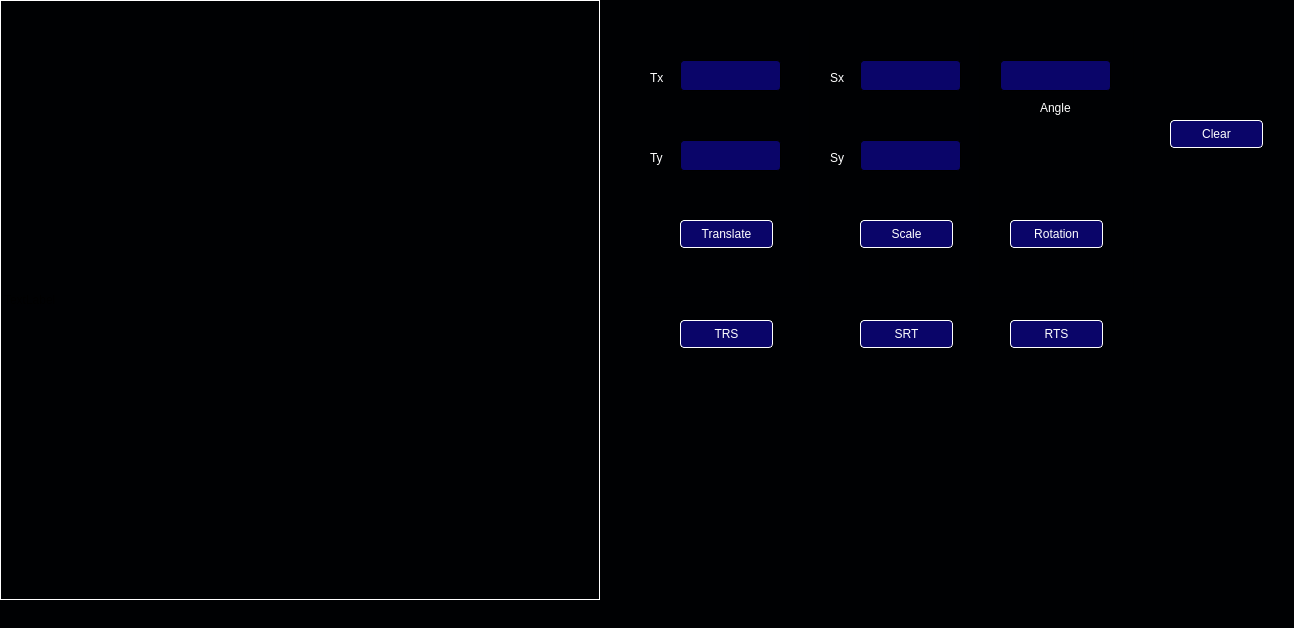
<?xml version="1.0" encoding="UTF-8"?>
<ui version="4.0">
 <class>MainWindow</class>
 <widget class="QMainWindow" name="MainWindow">
  <property name="geometry">
   <rect>
    <x>0</x>
    <y>0</y>
    <width>1294</width>
    <height>628</height>
   </rect>
  </property>
  <property name="windowTitle">
   <string>MainWindow</string>
  </property>
  <property name="styleSheet">
   <string notr="true">background-color: rgb(0,1,3)</string>
  </property>
  <widget class="QWidget" name="centralwidget">
   <widget class="QLabel" name="label_3">
    <property name="geometry">
     <rect>
      <x>830</x>
      <y>70</y>
      <width>55</width>
      <height>16</height>
     </rect>
    </property>
    <property name="styleSheet">
     <string notr="true">color: white;</string>
    </property>
    <property name="text">
     <string>Sx</string>
    </property>
   </widget>
   <widget class="QLabel" name="label">
    <property name="geometry">
     <rect>
      <x>650</x>
      <y>70</y>
      <width>55</width>
      <height>16</height>
     </rect>
    </property>
    <property name="styleSheet">
     <string notr="true">color: white;</string>
    </property>
    <property name="text">
     <string>Tx</string>
    </property>
   </widget>
   <widget class="QTextEdit" name="textEdit_3">
    <property name="geometry">
     <rect>
      <x>860</x>
      <y>60</y>
      <width>101</width>
      <height>31</height>
     </rect>
    </property>
    <property name="styleSheet">
     <string notr="true">background-color: rgb(10,5,105);
border-width: 1px;
border-style: solid;
border-radius: 4px;
color: white;</string>
    </property>
   </widget>
   <widget class="QLabel" name="label_4">
    <property name="geometry">
     <rect>
      <x>830</x>
      <y>150</y>
      <width>55</width>
      <height>16</height>
     </rect>
    </property>
    <property name="styleSheet">
     <string notr="true">color: white;</string>
    </property>
    <property name="text">
     <string>Sy</string>
    </property>
   </widget>
   <widget class="QLabel" name="label_2">
    <property name="geometry">
     <rect>
      <x>650</x>
      <y>150</y>
      <width>55</width>
      <height>16</height>
     </rect>
    </property>
    <property name="styleSheet">
     <string notr="true">color: white;</string>
    </property>
    <property name="text">
     <string>Ty</string>
    </property>
   </widget>
   <widget class="QTextEdit" name="textEdit">
    <property name="geometry">
     <rect>
      <x>680</x>
      <y>60</y>
      <width>101</width>
      <height>31</height>
     </rect>
    </property>
    <property name="styleSheet">
     <string notr="true">background-color: rgb(10,5,105);
border-width: 1px;
border-style: solid;
border-radius: 4px;
color: white;</string>
    </property>
   </widget>
   <widget class="QTextEdit" name="textEdit_5">
    <property name="geometry">
     <rect>
      <x>1000</x>
      <y>60</y>
      <width>111</width>
      <height>31</height>
     </rect>
    </property>
    <property name="styleSheet">
     <string notr="true">background-color: rgb(10,5,105);
border-width: 1px;
border-style: solid;
border-radius: 4px;
color: white;</string>
    </property>
   </widget>
   <widget class="QLabel" name="label_5">
    <property name="geometry">
     <rect>
      <x>1040</x>
      <y>100</y>
      <width>55</width>
      <height>16</height>
     </rect>
    </property>
    <property name="styleSheet">
     <string notr="true">color: white;</string>
    </property>
    <property name="text">
     <string>Angle</string>
    </property>
   </widget>
   <widget class="QTextEdit" name="textEdit_4">
    <property name="geometry">
     <rect>
      <x>860</x>
      <y>140</y>
      <width>101</width>
      <height>31</height>
     </rect>
    </property>
    <property name="styleSheet">
     <string notr="true">background-color: rgb(10,5,105);
border-width: 1px;
border-style: solid;
border-radius: 4px;
color: white;</string>
    </property>
   </widget>
   <widget class="QTextEdit" name="textEdit_2">
    <property name="geometry">
     <rect>
      <x>680</x>
      <y>140</y>
      <width>101</width>
      <height>31</height>
     </rect>
    </property>
    <property name="styleSheet">
     <string notr="true">background-color: rgb(10,5,105);
border-width: 1px;
border-style: solid;
border-radius: 4px;
color: white;</string>
    </property>
   </widget>
   <widget class="QPushButton" name="scaling">
    <property name="geometry">
     <rect>
      <x>860</x>
      <y>220</y>
      <width>93</width>
      <height>28</height>
     </rect>
    </property>
    <property name="styleSheet">
     <string notr="true">background-color: rgb(10,5,105);
border-width: 1px;
border-style: solid;
border-radius: 4px;
color: white;</string>
    </property>
    <property name="text">
     <string>Scale</string>
    </property>
   </widget>
   <widget class="QPushButton" name="rotation">
    <property name="geometry">
     <rect>
      <x>1010</x>
      <y>220</y>
      <width>93</width>
      <height>28</height>
     </rect>
    </property>
    <property name="styleSheet">
     <string notr="true">background-color: rgb(10,5,105);
border-width: 1px;
border-style: solid;
border-radius: 4px;
color: white;</string>
    </property>
    <property name="text">
     <string>Rotation</string>
    </property>
   </widget>
   <widget class="QPushButton" name="translate">
    <property name="geometry">
     <rect>
      <x>680</x>
      <y>220</y>
      <width>93</width>
      <height>28</height>
     </rect>
    </property>
    <property name="styleSheet">
     <string notr="true">background-color: rgb(10,5,105);
border-width: 1px;
border-style: solid;
border-radius: 4px;
color: white;</string>
    </property>
    <property name="text">
     <string>Translate</string>
    </property>
   </widget>
   <widget class="QLabel" name="label_6">
    <property name="geometry">
     <rect>
      <x>0</x>
      <y>0</y>
      <width>600</width>
      <height>600</height>
     </rect>
    </property>
    <property name="styleSheet">
     <string notr="true">border: 1px solid white</string>
    </property>
    <property name="text">
     <string>TextLabel</string>
    </property>
   </widget>
   <widget class="Line" name="line">
    <property name="geometry">
     <rect>
      <x>800</x>
      <y>30</y>
      <width>20</width>
      <height>261</height>
     </rect>
    </property>
    <property name="styleSheet">
     <string notr="true">color: white;</string>
    </property>
    <property name="orientation">
     <enum>Qt::Vertical</enum>
    </property>
   </widget>
   <widget class="Line" name="line_2">
    <property name="geometry">
     <rect>
      <x>970</x>
      <y>30</y>
      <width>20</width>
      <height>261</height>
     </rect>
    </property>
    <property name="orientation">
     <enum>Qt::Vertical</enum>
    </property>
   </widget>
   <widget class="Line" name="line_3">
    <property name="geometry">
     <rect>
      <x>1126</x>
      <y>30</y>
      <width>16</width>
      <height>261</height>
     </rect>
    </property>
    <property name="styleSheet">
     <string notr="true"/>
    </property>
    <property name="orientation">
     <enum>Qt::Vertical</enum>
    </property>
   </widget>
   <widget class="QPushButton" name="clear">
    <property name="geometry">
     <rect>
      <x>1170</x>
      <y>120</y>
      <width>93</width>
      <height>28</height>
     </rect>
    </property>
    <property name="styleSheet">
     <string notr="true">background-color: rgb(10,5,105);
border-width: 1px;
border-style: solid;
border-radius: 4px;
color: white;</string>
    </property>
    <property name="text">
     <string>Clear</string>
    </property>
   </widget>
   <widget class="Line" name="line_4">
    <property name="geometry">
     <rect>
      <x>640</x>
      <y>290</y>
      <width>601</width>
      <height>16</height>
     </rect>
    </property>
    <property name="orientation">
     <enum>Qt::Horizontal</enum>
    </property>
   </widget>
   <widget class="QPushButton" name="TRS">
    <property name="geometry">
     <rect>
      <x>680</x>
      <y>320</y>
      <width>93</width>
      <height>28</height>
     </rect>
    </property>
    <property name="styleSheet">
     <string notr="true">background-color: rgb(10,5,105);
border-width: 1px;
border-style: solid;
border-radius: 4px;
color: white;</string>
    </property>
    <property name="text">
     <string>TRS</string>
    </property>
   </widget>
   <widget class="QPushButton" name="SRT">
    <property name="geometry">
     <rect>
      <x>860</x>
      <y>320</y>
      <width>93</width>
      <height>28</height>
     </rect>
    </property>
    <property name="styleSheet">
     <string notr="true">background-color: rgb(10,5,105);
border-width: 1px;
border-style: solid;
border-radius: 4px;
color: white;</string>
    </property>
    <property name="text">
     <string>SRT</string>
    </property>
   </widget>
   <widget class="QPushButton" name="RTS">
    <property name="geometry">
     <rect>
      <x>1010</x>
      <y>320</y>
      <width>93</width>
      <height>28</height>
     </rect>
    </property>
    <property name="styleSheet">
     <string notr="true">background-color: rgb(10,5,105);
border-width: 1px;
border-style: solid;
border-radius: 4px;
color: white;</string>
    </property>
    <property name="text">
     <string>RTS</string>
    </property>
   </widget>
  </widget>
  <widget class="QMenuBar" name="menubar">
   <property name="geometry">
    <rect>
     <x>0</x>
     <y>0</y>
     <width>1294</width>
     <height>21</height>
    </rect>
   </property>
  </widget>
  <widget class="QStatusBar" name="statusbar"/>
 </widget>
 <resources/>
 <connections/>
</ui>
